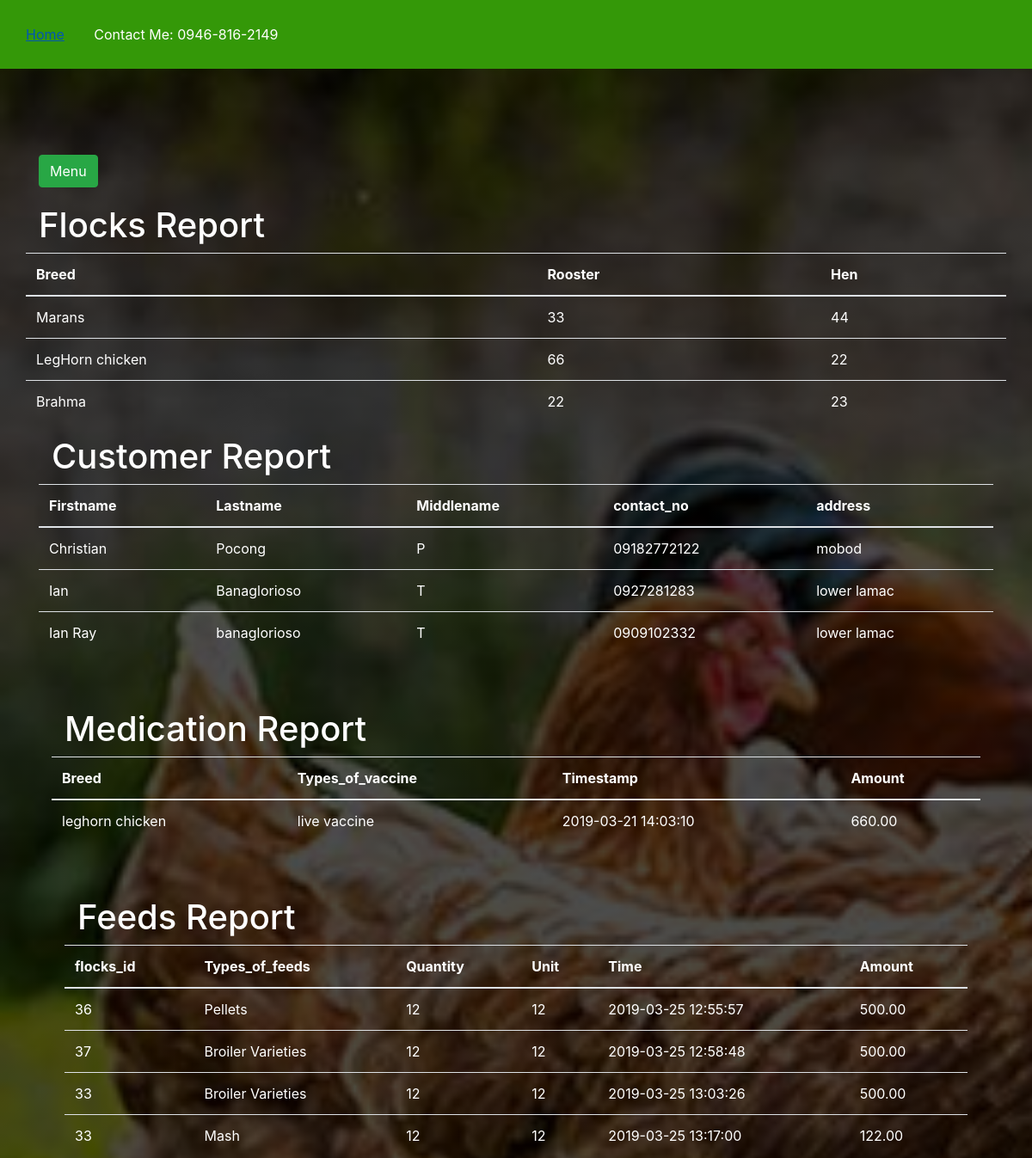
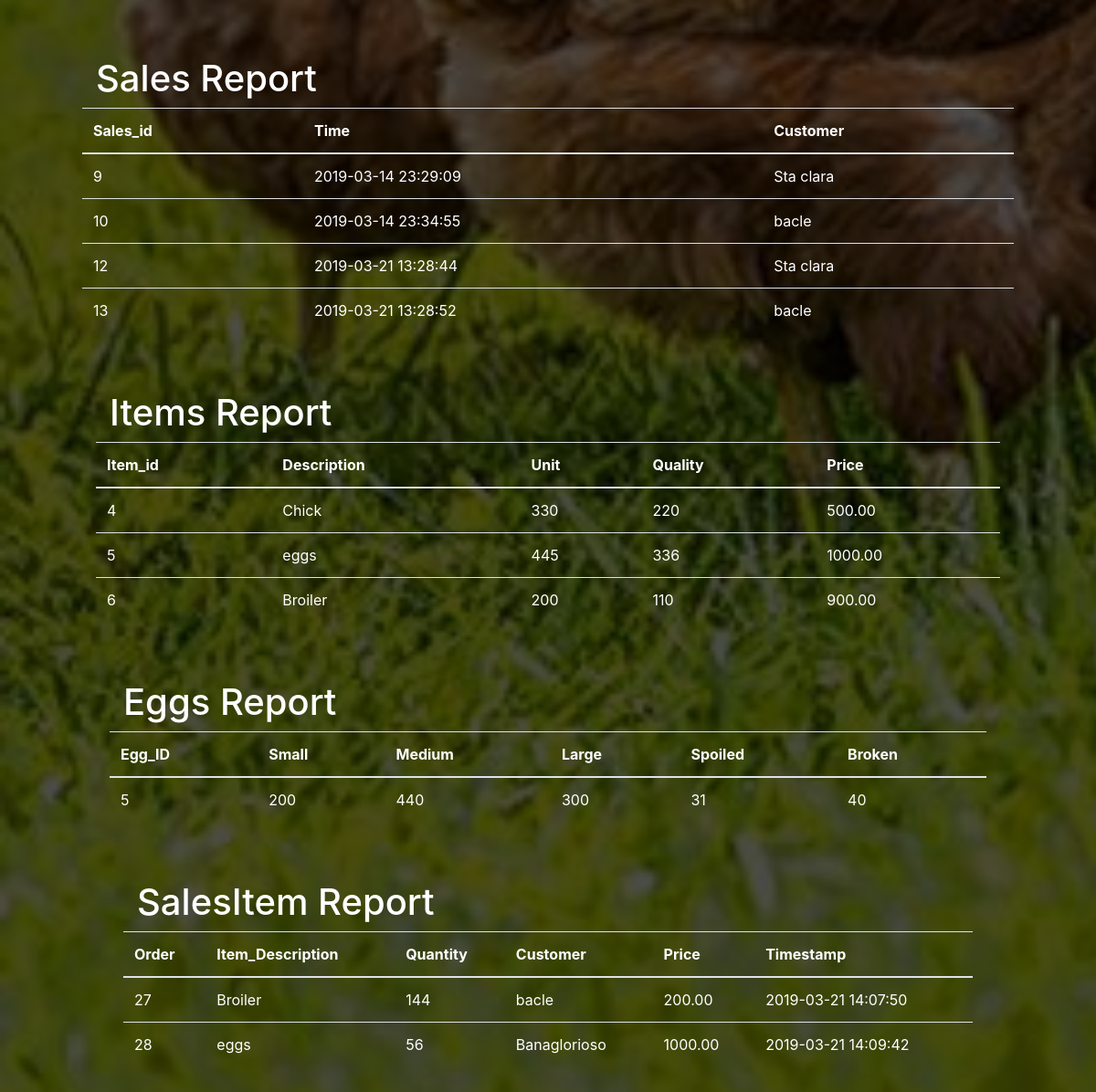
Page /index1.php (signed in) on the committed database (2 pictures, top to bottom).
### tables this page shows
CREATE TABLE `flocks` (
  `id` int(100) NOT NULL,
  `userid` int(100) DEFAULT NULL,
  `breed` varchar(255) DEFAULT NULL,
  `rooster` int(255) DEFAULT NULL,
  `hen` int(255) DEFAULT NULL
);

CREATE TABLE `customer` (
  `id` int(100) NOT NULL,
  `userid` int(100) DEFAULT NULL,
  `firstname` varchar(255) DEFAULT NULL,
  `middlename` varchar(255) DEFAULT NULL,
  `lastname` varchar(255) DEFAULT NULL,
  `contact_no` varchar(255) DEFAULT NULL,
  `address` varchar(255) DEFAULT NULL
);

CREATE TABLE `medication` (
  `id` int(100) NOT NULL,
  `userid` int(100) DEFAULT NULL,
  `breed` varchar(100) DEFAULT NULL,
  `type_of_vaccine` varchar(100) DEFAULT NULL,
  `time` timestamp NOT NULL DEFAULT CURRENT_TIMESTAMP ON UPDATE CURRENT_TIMESTAMP,
  `amount` decimal(10,2) DEFAULT NULL
);

CREATE TABLE `feeds` (
  `id` int(100) NOT NULL,
  `userid` int(100) DEFAULT NULL,
  `flocks_id` int(100) DEFAULT NULL,
  `type_of_feeds` varchar(100) DEFAULT NULL,
  `quantity` varchar(100) DEFAULT NULL,
  `unit` varchar(100) DEFAULT NULL,
  `amount` decimal(7,2) DEFAULT NULL,
  `time` timestamp NOT NULL DEFAULT CURRENT_TIMESTAMP ON UPDATE CURRENT_TIMESTAMP
);

CREATE TABLE `sales` (
  `id` int(100) NOT NULL,
  `userid` int(100) DEFAULT NULL,
  `time` timestamp NOT NULL DEFAULT CURRENT_TIMESTAMP ON UPDATE CURRENT_TIMESTAMP,
  `lastname` varchar(100) DEFAULT NULL
);

CREATE TABLE `item` (
  `id` int(100) NOT NULL,
  `userid` int(100) DEFAULT NULL,
  `description` varchar(100) DEFAULT NULL,
  `unit` varchar(100) DEFAULT NULL,
  `quality` varchar(100) DEFAULT NULL,
  `price` decimal(10,2) DEFAULT NULL
);

CREATE TABLE `eggs` (
  `id` int(100) NOT NULL,
  `userid` int(100) DEFAULT NULL,
  `small` int(100) DEFAULT NULL,
  `medium` int(100) DEFAULT NULL,
  `large` int(100) DEFAULT NULL,
  `spoiled` int(100) NOT NULL,
  `broken` int(100) NOT NULL
);

CREATE TABLE `salesitem` (
  `id` int(100) NOT NULL,
  `userid` int(100) DEFAULT NULL,
  `description` varchar(120) NOT NULL,
  `lastname` varchar(100) NOT NULL,
  `quantity` varchar(100) DEFAULT NULL,
  `price` decimal(7,2) DEFAULT NULL,
  `time` timestamp NOT NULL DEFAULT CURRENT_TIMESTAMP ON UPDATE CURRENT_TIMESTAMP
);

### index1.php (the view, shortened to what this page needs)
<!DOCTYPE html>
<html>
<head>
	<link rel="stylesheet" type="text/css" href="Css1/style.css">
	<link rel="stylesheet" type="text/css" href="Css1/side.css">
	<link rel="stylesheet" type="text/js" href="javascript/java.js">
	<link rel="stylesheet" href="bootstrap/css/bootstrap.min.css">
</head>
<body>
<div id="main">
			<nav>
				<ul>
					<li><a href="index.php">Home</a></li>
					<li>Contact Me: 0946-816-2149</li>
				</ul>
			</nav>
	</div>
<div id="wrapper">
		<div id="page-content-wrapper">
			<div class="container" id="dot">
				<a href="#menu-toggle" class="btn btn-success" id="menu-toggle">Menu</a>
			</div>
		</div>
	</div>
<?php require_once 'process.php';?>
	<div class="container">
	<?php
		$mysqli = new mysqli('localhost','root','','registration') or die(mysqli_error($mysqli));
		$username= $_SESSION["username"];
		$result=$mysqli->query("select id from users where username='$username'") or die($mysqli->error);
		if(@count($result)==1)
		{
			$row=$result->fetch_array();
			$userid=$row['id'];
		}
		$result = $mysqli->query("SELECT * FROM flocks where userid='$userid'") or die($mysqli->error);
		?>
		<h1 class="text-white">Flocks Report</h1>
		<div class="row justify-content-center">
		<br><br><br>
			<table class="table">
				<thead>
					<tr class="text-white">
						<th>Breed</th>
						<th>Rooster</th>
						<th>Hen</th>
					</tr>
				</thead>
				<?php
					while($row=$result->fetch_assoc()):?>
						<tr class="text-white">
							<td><?php echo $row['breed']?></td>
							<td><?php echo $row['rooster']?></td>
							<td><?php echo $row['hen']?></td>
						</tr>
						<?php endwhile;?>
			</table>
		</div>
	<div class="container">
	<?php
		$mysqli = new mysqli('localhost','root','','registration') or die(mysqli_error($mysqli));
		$username= $_SESSION["username"];
		$result=$mysqli->query("select id from users where username='$username'") or die($mysqli->error);
		if(@count($result)==1)
		{
			$row=$result->fetch_array();
			$userid=$row['id'];
		}
		$result = $mysqli->query("SELECT * FROM customer where userid='$userid'") or die($mysqli->error);
		?>
		<h1 class="text-white">Customer Report</h1>
		<div class="row justify-content-center">
		<br><br><br>
			<table class="table">
				<thead>
					<tr class="text-white">
						<th>Firstname</th>
						<th>Lastname</th>
						<th>Middlename</th>
						<th>contact_no</th>
						<th>address</th>
					</tr>
				</thead>
				<?php
					while($row=$result->fetch_assoc()):?>
						<tr class="text-white">
							<td><?php echo $row['firstname']?></td>
							<td><?php echo $row['lastname']?></td>
							<td><?php echo $row['middlename']?></td>
							<td><?php echo $row['contact_no']?></td>
							<td><?php echo $row['address']?></td>
						</tr>
						<?php endwhile;?>
			</table>
		</div>
<br><br>
	<div class="container">
	<?php
		$mysqli = new mysqli('localhost','root','','registration') or die(mysqli_error($mysqli));
		$username= $_SESSION["username"];
		$result=$mysqli->query("select id from users where username='$username'") or die($mysqli->error);
		if(@count($result)==1)
		{
			$row=$result->fetch_array();
			$userid=$row['id'];
		}
		$result = $mysqli->query("SELECT * FROM medication where userid='$userid'") or die($mysqli->error);
		?>
		<h1 class="text-white">Medication Report</h1>
		<div class="row justify-content-center">
		<br><br><br>
			<table class="table">
				<thead>
					<tr class="text-white">
						<th>Breed</th>
						<th>Types_of_vaccine</th>
						<th>Timestamp</th>
						<th>Amount</th>
					</tr>
				</thead>
				<?php
					while($row=$result->fetch_assoc()):?>
						<tr class="text-white">
							<td><?php echo $row['breed']?></td>
							<td><?php echo $row['type_of_vaccine']?></td>
							<td><?php echo $row['time']?></td>
							<td><?php echo $row['amount']?></td>
						</tr>
						<?php endwhile;?>
			</table>
		</div>
		<br><br>
	<div class="container">
	<?php
		$mysqli = new mysqli('localhost','root','','registration') or die(mysqli_error($mysqli));
		$username= $_SESSION["username"];
		$result=$mysqli->query("select id from users where username='$username'") or die($mysqli->error);
		if(@count($result)==1)
		{
			$row=$result->fetch_array();
			$userid=$row['id'];
		}
		$result = $mysqli->query("SELECT * FROM feeds where userid='$userid'") or die($mysqli->error);
		?>
		<h1 class="text-white">Feeds Report</h1>
		<div class="row justify-content-center">
		<br><br><br>
			<table class="table">
				<thead>
					<tr class="text-white">
						<th>flocks_id</th>
						<th>Types_of_feeds</th>
						<th>Quantity</th>
						<th>Unit</th>
						<th>Time</th>
						<th>Amount</th>
					</tr>
				</thead>
				<?php
					while($row=$result->fetch_assoc()):?>
						<tr class="text-white">
							<td><?php echo $row['flocks_id']?></td>
							<td><?php echo $row['type_of_feeds']?></td>
							<td><?php echo $row['quantity']?></td>
							<td><?php echo $row['unit']?></td>
							<td><?php echo $row['time']?></td>
							<td><?php echo $row['amount']?></td>
						</tr>
						<?php endwhile;?>
			</table>
		</div>
	<br><br>
	<div class="container">
	<?php
		$mysqli = new mysqli('localhost','root','','registration') or die(mysqli_error($mysqli));
		$username= $_SESSION["username"];
		$result=$mysqli->query("select id from users where username='$username'") or die($mysqli->error);
		if(@count($result)==1)
		{
			$row=$result->fetch_array();
			$userid=$row['id'];
		}
		$result = $mysqli->query("SELECT * FROM sales where userid='$userid'") or die($mysqli->error);
		?>
		<h1 class="text-white">Sales Report</h1>
		<div class="row justify-content-center">
		<br><br><br>
			<table class="table">
				<thead>
					<tr class="text-white">
						<th>Sales_id</th>
						<th>Time</th>
						<th>Customer</th>
					</tr>
				</thead>
				<?php
					while($row=$result->fetch_assoc()):?>
						<tr class="text-white">
							<td><?php echo $row['id']?></td>
							<td><?php echo $row['time']?></td>
							<td><?php echo $row['lastname']?></td>
						</tr>
						<?php endwhile;?>
			</table>
		</div>
		<br><br>
	<div class="container">
	<?php
		$mysqli = new mysqli('localhost','root','','registration') or die(mysqli_error($mysqli));
		$username= $_SESSION["username"];
		$result=$mysqli->query("select id from users where username='$username'") or die($mysqli->error);
		if(@count($result)==1)
		{
			$row=$result->fetch_array();
			$userid=$row['id'];
		}
		$result = $mysqli->query("SELECT * FROM item where userid='$userid'") or die($mysqli->error);
		?>
		<h1 class="text-white">Items Report</h1>
		<div class="row justify-content-center">
		<br><br><br>
			<table class="table">
				<thead>
					<tr class="text-white">
						<th>Item_id</th>
						<th>Description</th>
						<th>Unit</th>
						<th>Quality</th>
						<th>Price</th>
					</tr>
				</thead>
				<?php
					while($row=$result->fetch_assoc()):?>
						<tr class="text-white">
							<td><?php echo $row['id']?></td>
							<td><?php echo $row['description']?></td>
							<td><?php echo $row['unit']?></td>
							<td><?php echo $row['quality']?></td>
							<td><?php echo $row['price']?></td>
						</tr>
						<?php endwhile;?>
			</table>
		</div>
	<br><br>
	<div class="container">
	<?php
		$mysqli = new mysqli('localhost','root','','registration') or die(mysqli_error($mysqli));
		$username= $_SESSION["username"];
		$result=$mysqli->query("select id from users where username='$username'") or die($mysqli->error);
		if(@count($result)==1)
		{
			$row=$result->fetch_array();
			$userid=$row['id'];
		}
		$result = $mysqli->query("SELECT * FROM eggs where userid='$userid'") or die($mysqli->error);
		?>
		<h1 class="text-white">Eggs Report</h1>
		<div class="row justify-content-center">
		<br><br><br>
			<table class="table">
				<thead>
					<tr class="text-white">
						<th>Egg_ID</th>
						<th>Small</th>
						<th>Medium</th>
						<th>Large</th>
						<th>Spoiled</th>
						<th>Broken</th>
					</tr>
				</thead>
				<?php
					while($row=$result->fetch_assoc()):?>
						<tr class="text-white">
							<td><?php echo $row['id']?></td>
							<td><?php echo $row['small']?></td>
							<td><?php echo $row['medium']?></td>
							<td><?php echo $row['large']?></td>
							<td><?php echo $row['spoiled']?></td>
							<td><?php echo $row['broken']?></td>
						</tr>
						<?php endwhile;?>
			</table>
		</div>
	<br><br>
	<div class="container">
	<?php
		$mysqli = new mysqli('localhost','root','','registration') or die(mysqli_error($mysqli));
		$username= $_SESSION["username"];
		$result=$mysqli->query("select id from users where username='$username'") or die($mysqli->error);
		if(@count($result)==1)
		{
			$row=$result->fetch_array();
			$userid=$row['id'];
		}
		$result = $mysqli->query("SELECT * FROM salesitem where userid='$userid'") or die($mysqli->error);
		?>
		<h1 class="text-white">SalesItem Report</h1>
		<div class="row justify-content-center">
		<br><br><br>
			<table class="table">
				<thead>
					<tr class="text-white">
						<th>Order</th>
						<th>Item_Description</th>
						<th>Quantity</th>
						<th>Customer</th>
						<th>Price</th>
						<th>Timestamp</th>
					</tr>
				</thead>
				<?php
					while($row=$result->fetch_assoc()):?>
						<tr class="text-white">
							<td><?php echo $row['id']?></td>
							<td><?php echo $row['description']?></td>
							<td><?php echo $row['quantity']?></td>
							<td><?php echo $row['lastname']?></td>
							<td><?php echo $row['price']?></td>
							<td><?php echo $row['time']?></td>
						</tr>
						<?php endwhile;?>
			</table>
		</div>
</div>
<br><br><br><br>
</body>
</html>

### Css1/style.css (style rules this page uses)
body { overflow-x: hidden; }
#wrapper { padding-left: 0; -webkit-transition: all 0.5s ease; -moz-transition: all 0.5s ease; -o-transition: all 0.5s ease; transition: all 0.5s ease; }
#page-content-wrapper { width: 100%; position: absolute; padding: 15px; }
@media (min-width:768px) { #wrapper { padding-left: 0; } }
@media (min-width:768px) { #page-content-wrapper { padding: 20px; position: relative; } }

### Css1/side.css (style rules this page uses)
* { margin:0px; padding:0px; }
body { font-size:120%; background:#F8F8FF; background-image:linear-gradient(rgba(0,0,0,0.7),rgba(0,0,0,0.7)), url("../Image chicken/b.jpg"); background-size:cover; }
#main { width:100%; height:20vh; }
nav { width:100%; height:80px; background-color:#349808; line-height:80px; }
nav ul { float:left; margin-right:30px; }
nav ul li { list-style-type: none; display:inline-block; transition:0.8s all; color:#fff }
nav ul li a { text-decoration:none; color:#fff; padding:30px; }
.btn { padding:10px; font-size:15px; color:white; background:#349808; border:none; border-radius:5px; }

### rows in the picture
flocks: breed "Marans", rooster "33", hen "44"
flocks: breed "LegHorn chicken", rooster "66", hen "22"
flocks: breed "Brahma", rooster "22", hen "23"
customer: firstname "Christian", lastname "Pocong", middlename "P", contact_no "09182772122", address "mobod"
customer: firstname "Ian", lastname "Banaglorioso", middlename "T", contact_no "0927281283", address "lower lamac"
customer: firstname "Ian Ray", lastname "banaglorioso", middlename "T", contact_no "0909102332", address "lower lamac"
medication: breed "leghorn chicken", type_of_vaccine "live vaccine", time "2019-03-21 14:03:10", amount "660.00"
feeds: flocks "36", type_of_feeds "Pellets", quantity "12", unit "12", time "2019-03-25 12:55:57", amount "500.00"
feeds: flocks "37", type_of_feeds "Broiler Varieties", quantity "12", unit "12", time "2019-03-25 12:58:48", amount "500.00"
feeds: flocks "33", type_of_feeds "Broiler Varieties", quantity "12", unit "12", time "2019-03-25 13:03:26", amount "500.00"
feeds: flocks "33", type_of_feeds "Mash", quantity "12", unit "12", time "2019-03-25 13:17:00", amount "122.00"
sales: id "9", time "2019-03-14 23:29:09", lastname "Sta clara"
sales: id "10", time "2019-03-14 23:34:55", lastname "bacle"
sales: id "12", time "2019-03-21 13:28:44", lastname "Sta clara"
sales: id "13", time "2019-03-21 13:28:52", lastname "bacle"
item: id "4", description "Chick", unit "330", quality "220", price "500.00"
item: id "5", description "eggs", unit "445", quality "336", price "1000.00"
item: id "6", description "Broiler", unit "200", quality "110", price "900.00"
eggs: id "5", small "200", medium "440", large "300", spoiled "31", broken "40"
salesitem: id "27", description "Broiler", quantity "144", lastname "bacle", price "200.00", time "2019-03-21 14:07:50"
salesitem: id "28", description "eggs", quantity "56", lastname "Banaglorioso", price "1000.00", time "2019-03-21 14:09:42"
